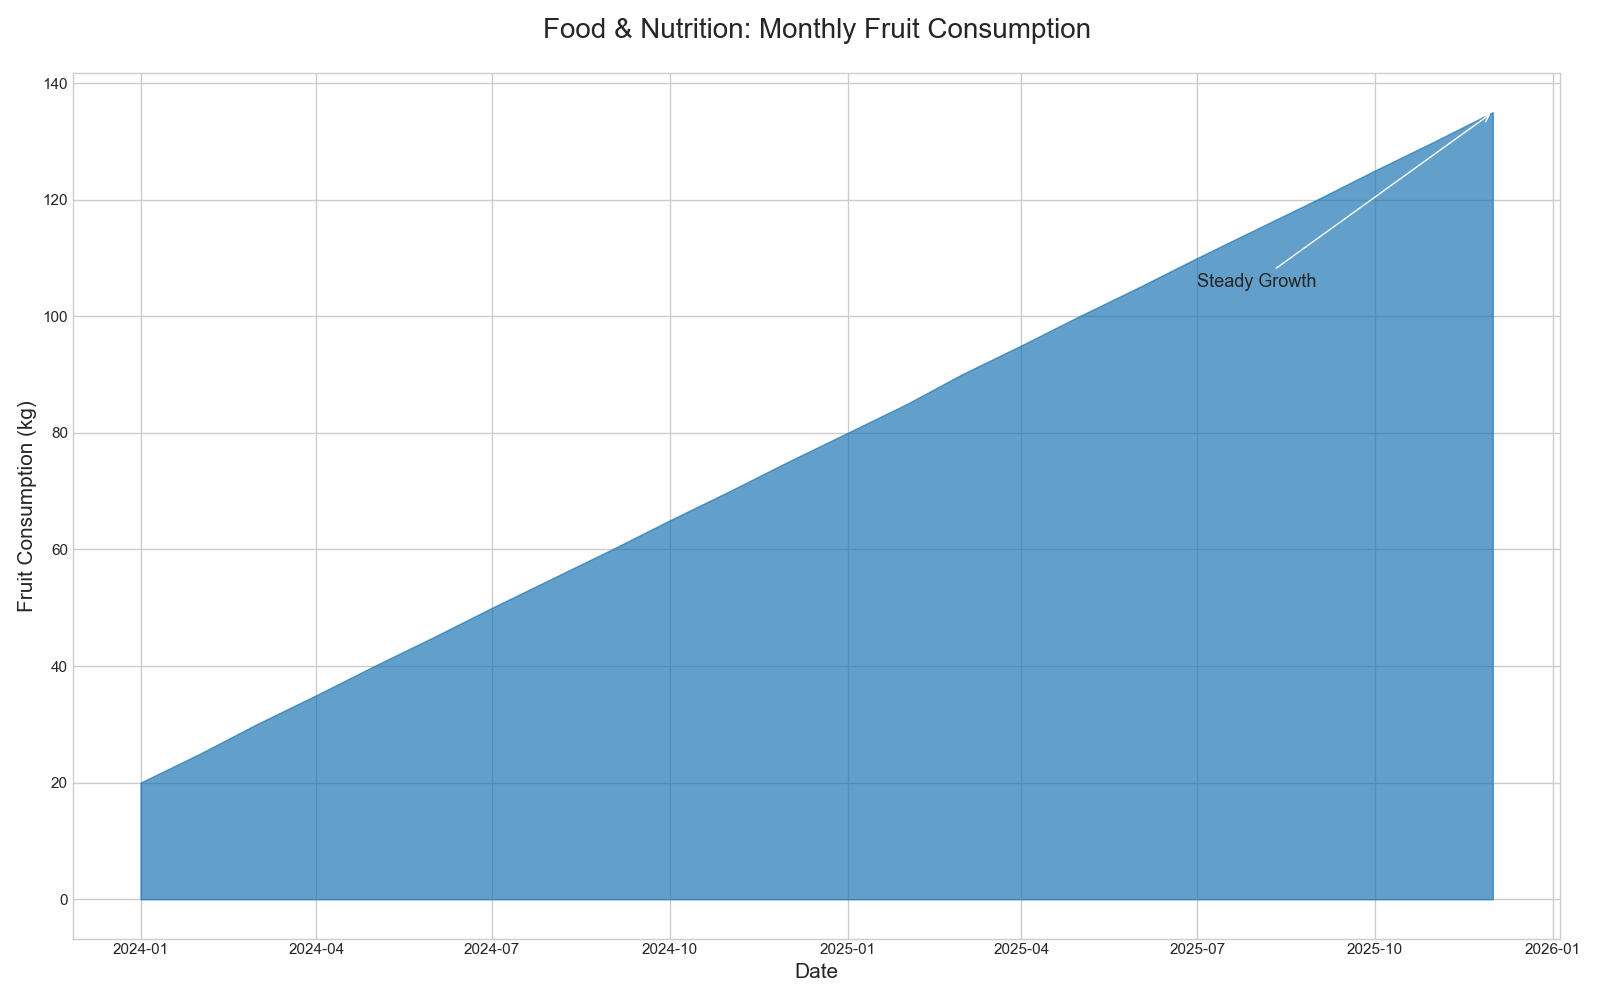

Write Python code to recreate this figure.

import matplotlib.pyplot as plt
import pandas as pd
import numpy as np

data = {
    'Date': pd.date_range(start='2024-01-01', periods=24, freq='MS'),
    'Value': [20, 25, 30, 35, 40, 45, 50, 55, 60, 65, 70, 75, 80, 85, 90, 95, 100, 105, 110, 115, 120, 125, 130, 135]
}
df = pd.DataFrame(data)

fig, ax = plt.subplots(figsize=(16, 10))
ax.fill_between(df['Date'], df['Value'], color='#1f77b4', alpha=0.7)

ax.set_title('Food & Nutrition: Monthly Fruit Consumption', fontsize=20, pad=25)
ax.set_xlabel('Date', fontsize=15)
ax.set_ylabel('Fruit Consumption (kg)', fontsize=15)
ax.annotate('Steady Growth', xy=(df['Date'].iloc[-1], df['Value'].iloc[-1]), xytext=(df['Date'].iloc[-6], df['Value'].iloc[-1] - 30),
             arrowprops=dict(facecolor='black', arrowstyle='->'),
             fontsize=13)

plt.tight_layout()
plt.show()
